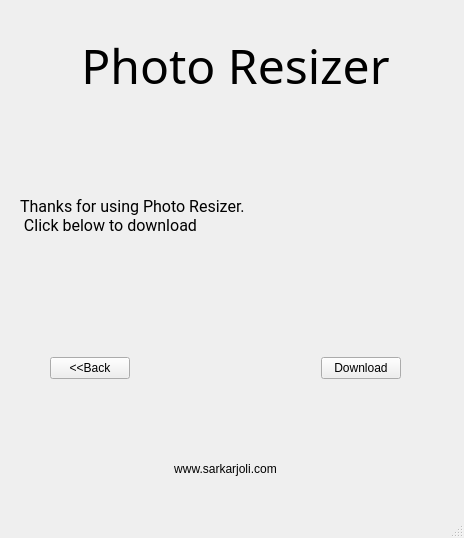
<?xml version="1.0" encoding="UTF-8"?>
<ui version="4.0">
 <class>MainWindow</class>
 <widget class="QMainWindow" name="MainWindow">
  <property name="geometry">
   <rect>
    <x>0</x>
    <y>0</y>
    <width>464</width>
    <height>538</height>
   </rect>
  </property>
  <property name="minimumSize">
   <size>
    <width>464</width>
    <height>538</height>
   </size>
  </property>
  <property name="maximumSize">
   <size>
    <width>464</width>
    <height>538</height>
   </size>
  </property>
  <property name="font">
   <font>
    <italic>false</italic>
   </font>
  </property>
  <property name="windowTitle">
   <string>MainWindow</string>
  </property>
  <widget class="QWidget" name="centralwidget">
   <widget class="QLabel" name="label_Main">
    <property name="geometry">
     <rect>
      <x>0</x>
      <y>30</y>
      <width>471</width>
      <height>71</height>
     </rect>
    </property>
    <property name="palette">
     <palette>
      <active>
       <colorrole role="Text">
        <brush brushstyle="SolidPattern">
         <color alpha="255">
          <red>51</red>
          <green>106</green>
          <blue>188</blue>
         </color>
        </brush>
       </colorrole>
       <colorrole role="PlaceholderText">
        <brush brushstyle="SolidPattern">
         <color alpha="128">
          <red>51</red>
          <green>106</green>
          <blue>188</blue>
         </color>
        </brush>
       </colorrole>
      </active>
      <inactive>
       <colorrole role="Text">
        <brush brushstyle="SolidPattern">
         <color alpha="255">
          <red>51</red>
          <green>106</green>
          <blue>188</blue>
         </color>
        </brush>
       </colorrole>
       <colorrole role="PlaceholderText">
        <brush brushstyle="SolidPattern">
         <color alpha="128">
          <red>51</red>
          <green>106</green>
          <blue>188</blue>
         </color>
        </brush>
       </colorrole>
      </inactive>
      <disabled>
       <colorrole role="Text">
        <brush brushstyle="SolidPattern">
         <color alpha="255">
          <red>172</red>
          <green>174</green>
          <blue>176</blue>
         </color>
        </brush>
       </colorrole>
       <colorrole role="PlaceholderText">
        <brush brushstyle="SolidPattern">
         <color alpha="128">
          <red>41</red>
          <green>47</green>
          <blue>52</blue>
         </color>
        </brush>
       </colorrole>
      </disabled>
     </palette>
    </property>
    <property name="font">
     <font>
      <family>Bebas Neue</family>
      <pointsize>36</pointsize>
      <italic>false</italic>
     </font>
    </property>
    <property name="text">
     <string>Photo Resizer</string>
    </property>
    <property name="alignment">
     <set>Qt::AlignCenter</set>
    </property>
   </widget>
   <widget class="QLabel" name="label_Image">
    <property name="geometry">
     <rect>
      <x>290</x>
      <y>120</y>
      <width>151</width>
      <height>191</height>
     </rect>
    </property>
    <property name="text">
     <string/>
    </property>
    <property name="pixmap">
     <pixmap>avatar.jpg</pixmap>
    </property>
    <property name="scaledContents">
     <bool>true</bool>
    </property>
   </widget>
   <widget class="QLabel" name="label">
    <property name="geometry">
     <rect>
      <x>20</x>
      <y>100</y>
      <width>271</width>
      <height>231</height>
     </rect>
    </property>
    <property name="font">
     <font>
      <family>Roboto</family>
      <pointsize>12</pointsize>
      <weight>50</weight>
      <italic>false</italic>
      <bold>false</bold>
     </font>
    </property>
    <property name="text">
     <string>Thanks for using Photo Resizer.
 Click below to download</string>
    </property>
    <property name="alignment">
     <set>Qt::AlignLeading|Qt::AlignLeft|Qt::AlignVCenter</set>
    </property>
    <property name="wordWrap">
     <bool>true</bool>
    </property>
    <property name="margin">
     <number>9</number>
    </property>
    <property name="indent">
     <number>0</number>
    </property>
   </widget>
   <widget class="QLabel" name="label_2">
    <property name="geometry">
     <rect>
      <x>130</x>
      <y>460</y>
      <width>191</width>
      <height>18</height>
     </rect>
    </property>
    <property name="text">
     <string>www.sarkarjoli.com</string>
    </property>
    <property name="textFormat">
     <enum>Qt::MarkdownText</enum>
    </property>
    <property name="alignment">
     <set>Qt::AlignCenter</set>
    </property>
    <property name="openExternalLinks">
     <bool>true</bool>
    </property>
   </widget>
   <widget class="QWidget" name="layoutWidget">
    <property name="geometry">
     <rect>
      <x>50</x>
      <y>350</y>
      <width>351</width>
      <height>36</height>
     </rect>
    </property>
    <layout class="QHBoxLayout" name="horizontalLayout">
     <item>
      <widget class="QPushButton" name="pushButton">
       <property name="text">
        <string>&lt;&lt;Back</string>
       </property>
      </widget>
     </item>
     <item>
      <spacer name="horizontalSpacer">
       <property name="orientation">
        <enum>Qt::Horizontal</enum>
       </property>
       <property name="sizeHint" stdset="0">
        <size>
         <width>40</width>
         <height>20</height>
        </size>
       </property>
      </spacer>
     </item>
     <item>
      <widget class="QPushButton" name="pushButton_2">
       <property name="text">
        <string>Download</string>
       </property>
      </widget>
     </item>
    </layout>
   </widget>
  </widget>
  <widget class="QMenuBar" name="menubar">
   <property name="geometry">
    <rect>
     <x>0</x>
     <y>0</y>
     <width>464</width>
     <height>30</height>
    </rect>
   </property>
  </widget>
  <widget class="QStatusBar" name="statusbar"/>
 </widget>
 <resources>
  <include location="resource.qrc"/>
 </resources>
 <connections/>
</ui>
